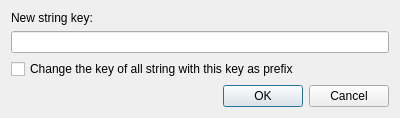
<?xml version="1.0" encoding="UTF-8"?>
<ui version="4.0">
 <class>SolarusEditor::ChangeStringKeyDialog</class>
 <widget class="QDialog" name="SolarusEditor::ChangeStringKeyDialog">
  <property name="geometry">
   <rect>
    <x>0</x>
    <y>0</y>
    <width>400</width>
    <height>118</height>
   </rect>
  </property>
  <property name="windowTitle">
   <string>Change string key</string>
  </property>
  <layout class="QVBoxLayout" name="verticalLayout_3">
   <item>
    <widget class="QLabel" name="string_key_label">
     <property name="text">
      <string>New string key:</string>
     </property>
    </widget>
   </item>
   <item>
    <widget class="QLineEdit" name="string_key_field"/>
   </item>
   <item>
    <widget class="QCheckBox" name="prefix_mode_field">
     <property name="text">
      <string>Change the key of all string with this key as prefix</string>
     </property>
    </widget>
   </item>
   <item>
    <widget class="QDialogButtonBox" name="button_box">
     <property name="orientation">
      <enum>Qt::Horizontal</enum>
     </property>
     <property name="standardButtons">
      <set>QDialogButtonBox::Cancel|QDialogButtonBox::Ok</set>
     </property>
    </widget>
   </item>
  </layout>
 </widget>
 <resources/>
 <connections>
  <connection>
   <sender>button_box</sender>
   <signal>accepted()</signal>
   <receiver>SolarusEditor::ChangeStringKeyDialog</receiver>
   <slot>accept()</slot>
   <hints>
    <hint type="sourcelabel">
     <x>248</x>
     <y>254</y>
    </hint>
    <hint type="destinationlabel">
     <x>157</x>
     <y>274</y>
    </hint>
   </hints>
  </connection>
  <connection>
   <sender>button_box</sender>
   <signal>rejected()</signal>
   <receiver>SolarusEditor::ChangeStringKeyDialog</receiver>
   <slot>reject()</slot>
   <hints>
    <hint type="sourcelabel">
     <x>316</x>
     <y>260</y>
    </hint>
    <hint type="destinationlabel">
     <x>286</x>
     <y>274</y>
    </hint>
   </hints>
  </connection>
 </connections>
</ui>
